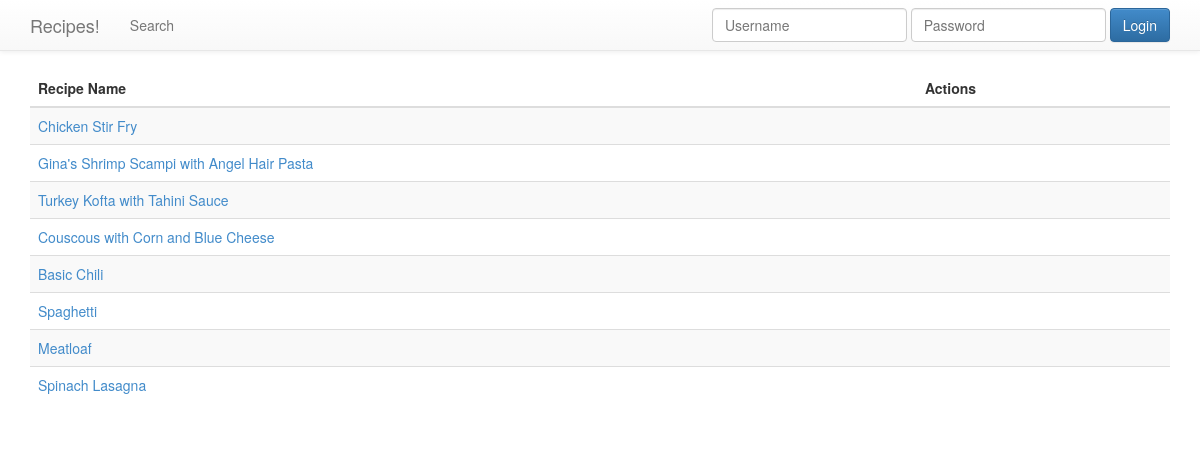
The page / on the database its author committed.
### tables this page shows
CREATE TABLE entries (url TEXT, tags TEXT, id integer PRIMARY KEY, title text, ingredients text, steps text);

### flaskr.py (the view)
@app.route('/')
def show_entries():
    db = get_db()
    cur = db.execute('select id, title, ingredients, steps, tags, \
                      url from entries order by id asc')
    entries = cur.fetchall()
    return render_template('show_entries.html', entries=entries)

### flaskr.py (called while the page is built)
def get_db():
    if not hasattr(g, 'sqlite_db'):
        g.sqlite_db = connect_db()
    return g.sqlite_db

def connect_db():
    rv = sqlite3.connect(app.config['DATABASE'])
    rv.row_factory = sqlite3.Row
    return rv

### templates/show_entries.html (shortened to what this page needs)
{% extends "layout.html" %}
{% block body %}
  <div class="col-lg">
  <table class="table table-striped">
    <thead>
        <tr>
            <th>Recipe Name</th>
            <th>Actions</th><th></th>
        </tr>
    </thead>
    <tbody>
        {% for entry in entries %}
        <tr>
            <td><a href="/view/{{ entry.id }}">{{ entry.title }}</a></td>
            <td>
            </td>
            <td>
            </td>
        </tr>
        {% endfor %}
    </tbody>
  </table>
  </div>
{% endblock %}

### static/css/theme.css (style rules this page uses)
body { padding-top: 70px; padding-bottom: 30px; }

### rows shown on the page
entries: title "Chicken Stir Fry"
entries: title "Gina's Shrimp Scampi with Angel Hair Pasta"
entries: title "Turkey Kofta with Tahini Sauce"
entries: title "Couscous with Corn and Blue Cheese"
entries: title "Basic Chili"
entries: title "Spaghetti"
entries: title "Meatloaf"
entries: title "Spinach Lasagna"
